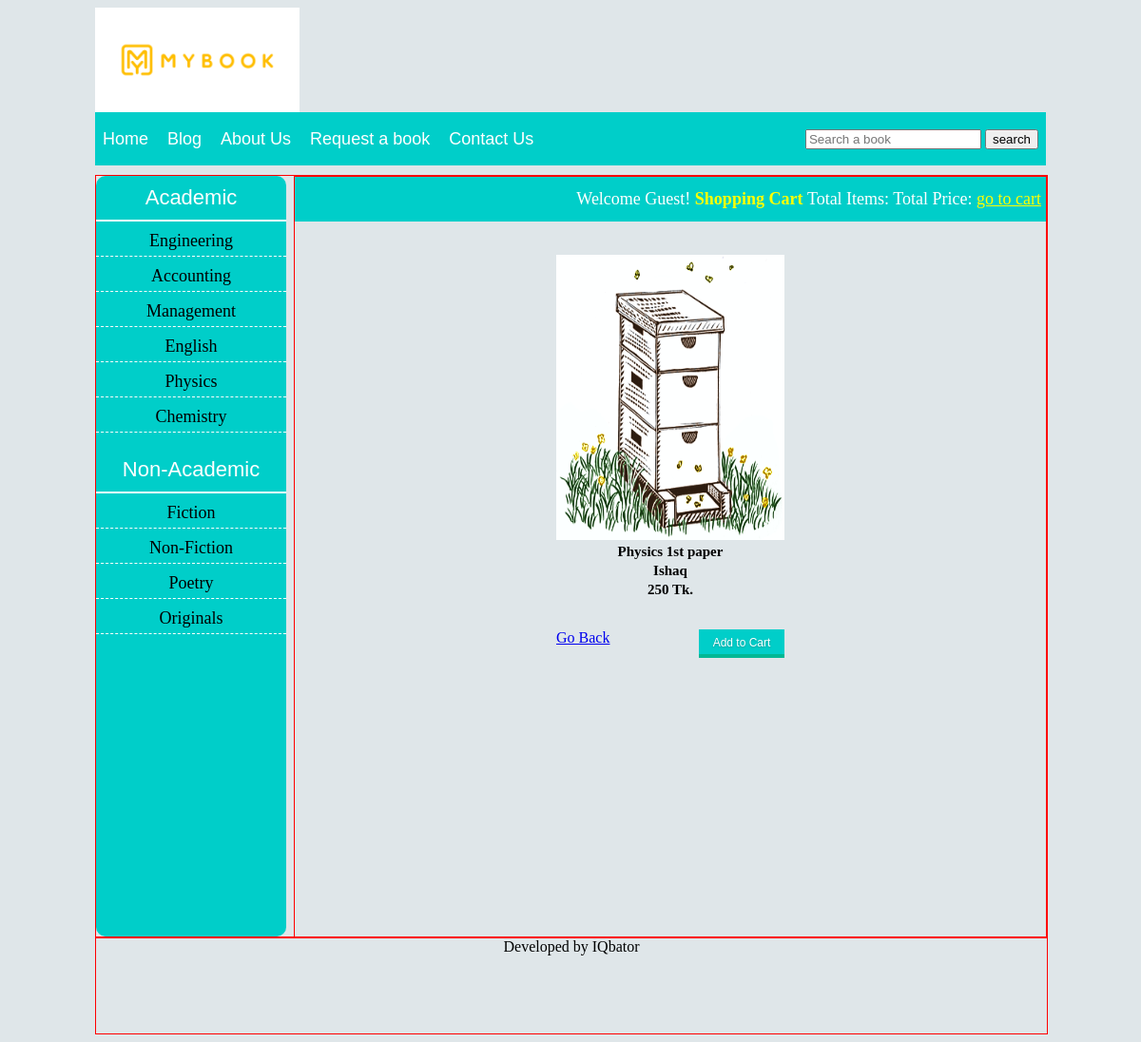
The app's page /details.php?pro_id=1 with its own data.
### tables this page shows
CREATE TABLE `products` (
  `product_id` int(100) NOT NULL,
  `product_title` varchar(200) NOT NULL,
  `product_writer` varchar(200) NOT NULL,
  `product_cat` int(100) NOT NULL,
  `product_price` int(100) NOT NULL,
  `product_desc` text NOT NULL,
  `product_image` text NOT NULL,
  `product_keywords` text NOT NULL
);

### details.php (the view, shortened to what this page needs)
<!DOCTYPE html>
<?php
include("functions/functions.php");
 ?>
<html>
  <head>
    <link rel="stylesheet" href="styles/style.css" media="all">
  </head>
  <body>
    <div class="main_wrapper">
    <header class="header_wrapper">
      <img id="logo" src="images/logo.png" alt="The logo">
    </header>
    <form id="form" method="get" action="results.php" enctype="multipart/form-data">
      <input type="text" name="user_query" placeholder="Search a book">
      <input type="submit" name="search" value="search">
    </form>
    <nav id="menu">
      <ul>
        <li><a href="#">Home</a></li>
        <li><a href="#">Blog</a></li>
        <li><a href="#">About Us</a></li>
        <li><a href="#">Request a book</a></li>
        <li><a href="#">Contact Us</a></li>
      </ul>
    </nav>
<div class="content_wrapper">
  <div class="content_area">
    <div id="shopping_cart">
      <span style="float:right"> Welcome Guest! <b style="color:yellow"> Shopping Cart </b> Total Items: Total Price: <a href="cart.php" style="color:yellow">go to cart </a>
      </span>
    </div>
      <?php
      if(isset($_GET['pro_id'])){
        $product_id = $_GET['pro_id'];
      $get_pro = "select * from products where product_id = '$product_id'";
      $run_pro = mysqli_query($con, $get_pro);
      while($row_pro = mysqli_fetch_array($run_pro)){
        $pro_id = $row_pro['product_id'];
        $pro_title = $row_pro['product_title'];
        $pro_writer = $row_pro['product_writer'];
        $pro_price = $row_pro['product_price'];
        $pro_image = $row_pro['product_image'];
        $product_desc = $row_pro['product_desc'];
        echo "
          <div id='single_product_desc'>
          <img src='admin_area/product_images/$pro_image' width='240' height='300' >
                <p><b>$pro_title</b></p>
                <p><b>$pro_writer</b></p>
                <p id='price'><b> $pro_price Tk. </b></p>
                <p>$product_desc </p>
                <a href='index.php?pro_id=$pro_id' style='float:left;'> Go Back </a>
                <a href='index.php?pro_id=$pro_id'><button style='float:right;'>Add to Cart </button></a>
          </div>
        ";
      }
    }
      ?>
  </div>
    <div id="sidebar">
      <div id="sidebar_title"> Academic </div>
      <ul id="cats">
        <li><a href="#">Engineering</a></li>
        <li><a href="#">Accounting</a></li>
        <li><a href="#">Management</a></li>
        <li><a href="#">English</a></li>
        <li><a href="#">Physics</a></li>
        <li><a href="#">Chemistry</a></li>
      </ul>
      <div id="sidebar_title"> Non-Academic </div>
      <ul id="cats">
        <li><a href="#">Fiction</a></li>
        <li><a href="#">Non-Fiction</a></li>
        <li><a href="#">Poetry</a></li>
        <li><a href="#">Originals</a></li>
      </ul>
    </div>
  </div>
    <footer>
Developed by IQbator
    </footer>
    </div>
    </body>
</html>

### styles/style.css (style rules this page uses)
body { background: #dfe6e9; }
.main_wrapper { width: 1000px; height: auto; margin: auto; }
.header_wrapper { width:1000px; height: 110px; margin: 0; padding: 0; }
#logo { float:left; height:110px; }
#menu { line-height: 40px; background: #00cec9; }
#menu ul { margin: 0; padding: 0; }
#menu li { list-style: none; display:inline-block; }
#menu li a { text-decoration: none; padding: 8px; margin: 0px; font-size: 18px; color: white; display:block; font-family: sans-serif; }
#form { float:right; padding-right: 8px; line-height: 55px; }
.content_wrapper { width:1000px; height:800px; margin: auto; margin-top: 10px; border: solid red 1px; }
.content_area { width:790px; height:800px; float: right; border: solid red 1px; }
#sidebar { color:white; width:200px; height:800px; border-radius: 10px; background: #00cec9; text-align: center; }
#sidebar_title { font-size: 22px; font-family: sans-serif; padding: 10px; border-bottom:#fff solid 2px; text-align: center; }
#cats { margin-top: 0; padding: 0; text-align: center; }
#cats li { list-style: none; display: block; padding:10px 0 5px 0; border-bottom:1px dashed #fff; text-align: center; }
#cats a { font-size: 18px; text-decoration: none; color: black; padding: 8px; margin: 5px; text-align: center; }
#single_product_desc { width: 240px; height: auto; margin: auto; margin-top: 30px; padding: 5px; }
#single_product_desc button { float: right; vertical-align: top; width: 90px; height: 30px; padding: 0; font-size: 12px; color: white; text-align: center; text-shadow: 0 1px 2px rgba(0, 0, 0, 0.25); background: #00cec9; border: 0; border-bottom: 2px solid #00b894; cursor: pointer; -webkit-box-shadow: inset 0 -2px #00b894; }
#single_product_desc p { height: 20px; width: auto; font-size: 15px; padding: 0; margin: 0; text-align: center; }
#single_product_desc #price { height: 15px; width: auto; font-size: 15px; padding: 0; margin-bottom: 15px; text-align: center; }
#shopping_cart { width:780px; height:37px; background: #00cec9; color: white; font-size: 18px; padding: 5px; line-height: 37px; }
footer { border: solid red 1px; width:1000px; height:100px; text-align: center; }

### records on screen
products: product_image (picture), product_title "Physics 1st paper", product_writer "Ishaq", product_price "250"
